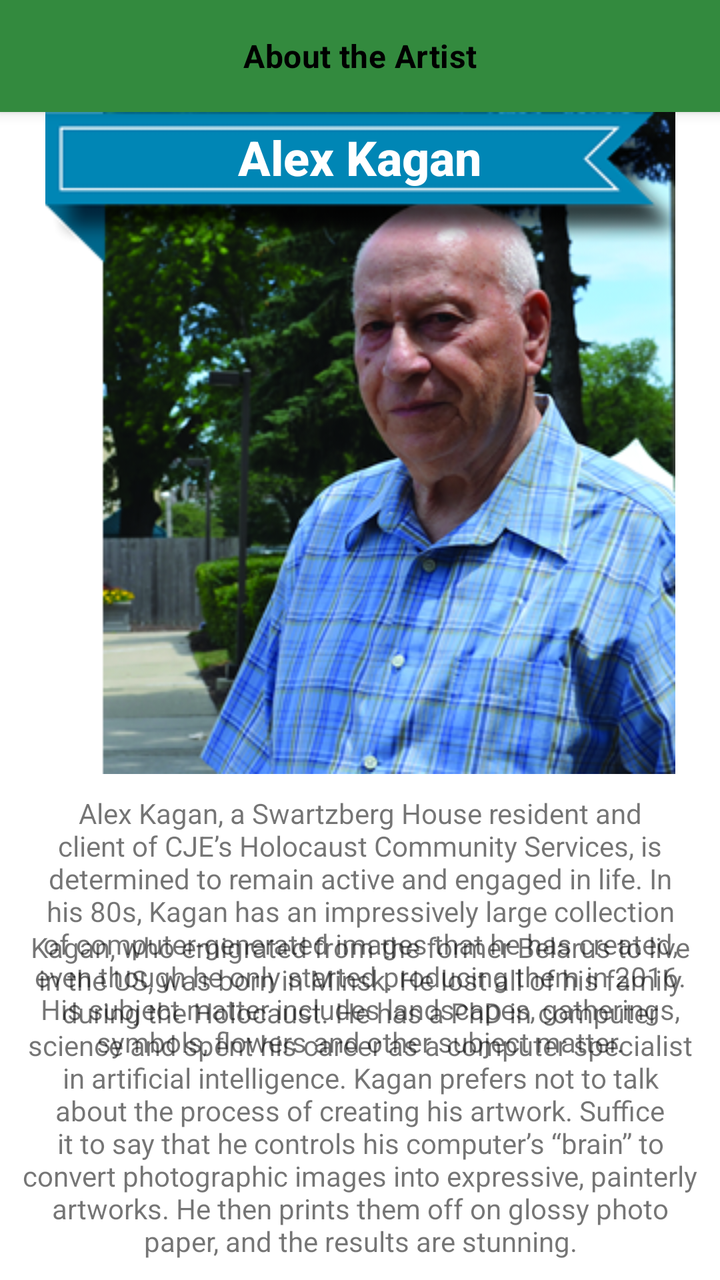
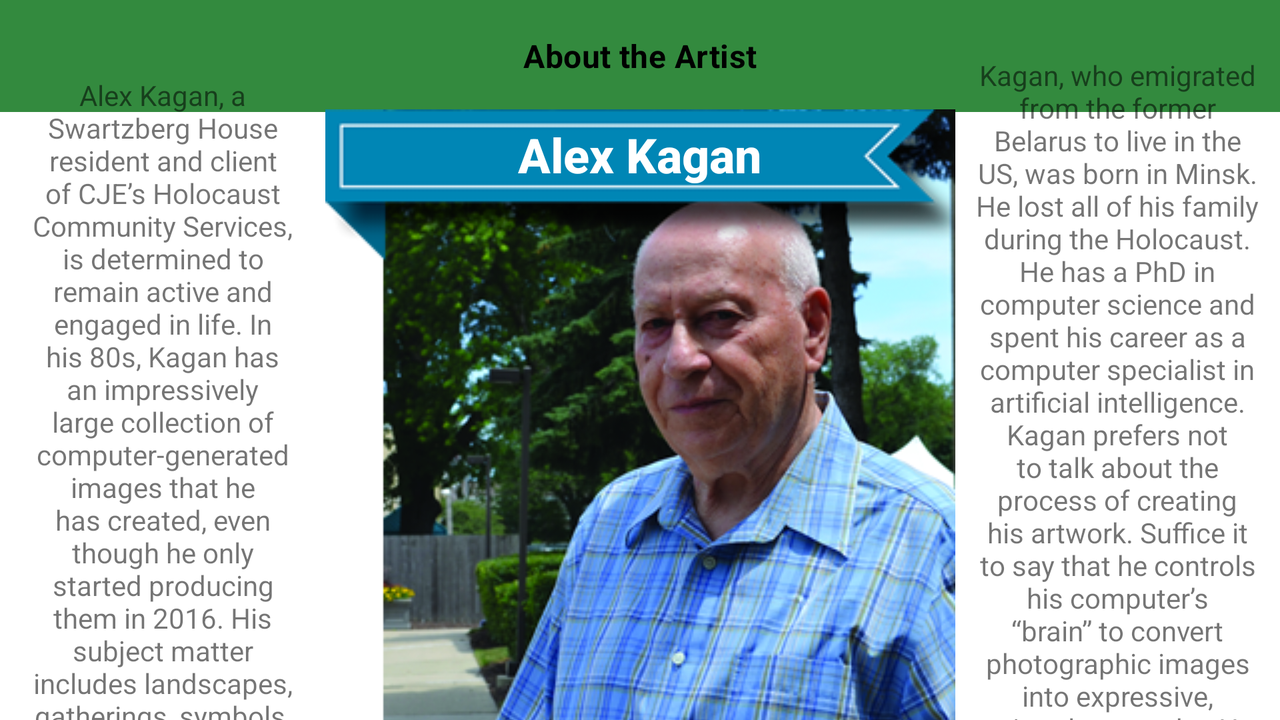

An Android layout and its configuration variant, each rendered on a device that would load it. The default file and the variant file are quoted in full after the pictures.
<!-- AndroidManifest.xml: application theme Theme.ArtGallery -->
<!-- res/layout/content_about.xml -->
<?xml version="1.0" encoding="utf-8"?>
<androidx.coordinatorlayout.widget.CoordinatorLayout xmlns:android="http://schemas.android.com/apk/res/android"
    xmlns:app="http://schemas.android.com/apk/res-auto"
    android:layout_width="match_parent"
    android:layout_height="match_parent">








    
    
    
    
    
    
    
    

<com.google.android.material.appbar.AppBarLayout
            xmlns:tools="http://schemas.android.com/tools"
            android:id="@+id/top_bar"
            android:layout_width="match_parent"
            android:layout_height="?actionBarSize"
            android:background="@color/secondaryDarkColor"
            android:gravity="center"
            app:layout_constraintStart_toStartOf="parent"
            app:layout_constraintTop_toTopOf="parent"
            >

            <TextView
                android:layout_width="match_parent"
                android:layout_height="wrap_content"
                android:gravity="center"
                android:text="@string/about_the_artist"
                android:textAppearance="@style/TextAppearance.MaterialComponents.Subtitle1"
                android:textColor="@color/secondaryTextColor"
                android:textStyle="bold" />
        </com.google.android.material.appbar.AppBarLayout>


    


    <include layout="@layout/main_include_content_about" />

</androidx.coordinatorlayout.widget.CoordinatorLayout>
<!-- res/layout/main_include_content_about.xml (included above) -->
<?xml version="1.0" encoding="utf-8"?>
<merge xmlns:tools="http://schemas.android.com/tools"
    xmlns:app="http://schemas.android.com/apk/res-auto"
    xmlns:android="http://schemas.android.com/apk/res/android"
    tools:showIn="@layout/content_about">

    <ImageView
        android:id="@+id/alex_kagan_imageview"
        android:layout_width="match_parent"
        android:layout_height="wrap_content"
        android:layout_gravity="bottom"
        android:src="@drawable/alex_kagan"
        app:layout_anchor="@id/top_bar"
        app:layout_anchorGravity="bottom"
        android:gravity="center_horizontal" />

    <TextView
        android:layout_width="match_parent"
        android:layout_height="45dp"
        android:layout_gravity="bottom"
        android:gravity="center"
        android:text="@string/alex_kagan_name"
        android:textAppearance="@style/TextAppearance.AppCompat.Body2"
        android:textColor="@color/defaultBackgroundColor"
        android:textSize="24sp"
        android:textStyle="bold"
        app:layout_anchor="@+id/top_bar"
        app:layout_anchorGravity="bottom" />


    <TextView
        android:layout_marginTop="?actionBarSize"
        android:layout_width="match_parent"
        android:layout_height="wrap_content"
        android:text="@string/paragraph1"
        app:layout_anchor="@id/alex_kagan_imageview"
        app:layout_anchorGravity="bottom"
        android:layout_gravity="bottom"
        android:id="@+id/paragraph1_textview"
        android:gravity="center_horizontal"

        android:padding="10dp" />

    <TextView
        android:layout_width="match_parent"
        android:layout_height="wrap_content"
        android:text="@string/paragraph2"
        app:layout_anchor="@id/paragraph1_textview"
        app:layout_anchorGravity="bottom"
        android:layout_gravity="bottom"
        android:gravity="center_horizontal"
        android:paddingHorizontal="10dp"
        android:paddingBottom="10dp">

    </TextView>
</merge>
<!-- resources referenced by this layout -->
<resources>
  <color name="defaultBackgroundColor">@color/cardview_light_background</color>
  <color name="secondaryDarkColor">#338a3e</color>
  <color name="secondaryTextColor">#000000</color>
  <!-- drawable alex_kagan: png bitmap (drawable, 582768 bytes) -->
  <string name="about_the_artist">About the Artist</string>
  <string name="alex_kagan_name">Alex Kagan</string>
  <string name="paragraph1">Alex Kagan, a Swartzberg House resident and client of CJE’s Holocaust Community Services, is
  determined to remain active and engaged in life. In his 80s, Kagan has an impressively large
  collection of computer-generated images that he has created, even though he only started producing
  them in 2016. His subject matter includes landscapes, gatherings, symbols, flowers and other subject
   matter.</string>
  <string name="paragraph2">Kagan, who emigrated from the former Belarus to live in the US, was born in Minsk. He lost all of
   his family during the Holocaust. He has a PhD in computer science and spent his career as a
   computer specialist in artificial intelligence. Kagan prefers not to talk about the process of
   creating his artwork. Suffice it to say that he controls his computer’s “brain” to convert
   photographic images into expressive, painterly artworks. He then prints them off on glossy photo
   paper, and the results are stunning.</string>
  <style name="Theme.ArtGallery" parent="Theme.MaterialComponents.DayNight.DarkActionBar">
          
          <item name="colorPrimary">@color/primaryColor</item>
          <item name="colorPrimaryVariant">@color/primaryDarkColor</item>
          <item name="colorOnPrimary">@color/primaryTextColor</item>
          
          <item name="colorSecondary">@color/secondaryColor</item>
          <item name="colorSecondaryVariant">@color/secondaryDarkColor</item>
          <item name="colorOnSecondary">@color/secondaryTextColor</item>
          
          <item name="android:statusBarColor" tools:targetApi="l">?attr/colorPrimaryVariant</item>
          
      </style>
  <color name="primaryColor">#9ccc65</color>
  <color name="primaryDarkColor">#6b9b37</color>
  <color name="primaryTextColor">#000000</color>
  <color name="secondaryColor">#66bb6a</color>
</resources>
<!-- res/layout-land/content_about.xml (the repository's variant of the layout above) -->
<!-- drawn on the phone turned sideways -->
<?xml version="1.0" encoding="utf-8"?>
<androidx.constraintlayout.widget.ConstraintLayout xmlns:android="http://schemas.android.com/apk/res/android"
    xmlns:app="http://schemas.android.com/apk/res-auto"
    xmlns:tools="http://schemas.android.com/tools"
    android:layout_width="match_parent"
    android:layout_height="match_parent"
    app:layout_behavior="@string/appbar_scrolling_view_behavior">

    <com.google.android.material.appbar.AppBarLayout xmlns:tools="http://schemas.android.com/tools"
        android:id="@+id/top_bar"
        android:layout_width="match_parent"
        android:layout_height="?actionBarSize"
        android:background="@color/secondaryDarkColor"
        android:gravity="center"
        app:layout_constraintStart_toStartOf="parent"
        app:layout_constraintTop_toTopOf="parent">

        <TextView
            android:layout_width="match_parent"
            android:layout_height="wrap_content"
            android:gravity="center"
            android:text="@string/about_the_artist"
            android:textAppearance="@style/TextAppearance.MaterialComponents.Subtitle1"
            android:textColor="@color/secondaryTextColor"
            android:textStyle="bold" />
    </com.google.android.material.appbar.AppBarLayout>


    <ImageView
        android:id="@+id/alex_kagan_imageview"
        android:layout_width="wrap_content"
        android:layout_height="wrap_content"
        android:layout_marginTop="24dp"
        android:gravity="center_horizontal"
        android:src="@drawable/alex_kagan"
        app:layout_anchorGravity="bottom"
        app:layout_constraintBottom_toBottomOf="parent"
        app:layout_constraintEnd_toEndOf="parent"
        app:layout_constraintStart_toStartOf="parent"
        app:layout_constraintTop_toBottomOf="@+id/top_bar" />

    <TextView
        android:id="@+id/textView"
        android:layout_width="0dp"
        android:layout_height="45dp"
        android:layout_gravity="top"
        android:gravity="center"
        android:text="@string/alex_kagan_name"
        android:textAppearance="@style/TextAppearance.AppCompat.Body2"
        android:textColor="@color/defaultBackgroundColor"
        android:textSize="24sp"
        android:textStyle="bold"
        app:layout_constraintTop_toTopOf="@id/alex_kagan_imageview"
        app:layout_constraintStart_toStartOf="parent"
        app:layout_constraintEnd_toEndOf="parent"
        />


    <TextView
        android:id="@+id/paragraph1_textview"
        android:layout_width="0dp"
        android:layout_height="wrap_content"
        android:layout_gravity="bottom"
        android:gravity="center_horizontal"
        android:padding="10dp"
        android:text="@string/paragraph1"
        app:layout_anchor="@id/alex_kagan_imageview"

        app:layout_anchorGravity="bottom"
        app:layout_constraintEnd_toStartOf="@id/alex_kagan_imageview"
        app:layout_constraintStart_toStartOf="parent"
        app:layout_constraintTop_toBottomOf="@id/top_bar"

        app:layout_constraintBottom_toBottomOf="parent" />

    <TextView
        android:layout_width="0dp"
        android:layout_height="wrap_content"
        android:layout_gravity="bottom"
        android:gravity="center_horizontal"
        android:paddingHorizontal="10dp"
        android:paddingBottom="10dp"
        android:text="@string/paragraph2"
        app:layout_anchor="@id/paragraph1_textview"
        app:layout_anchorGravity="bottom"
        app:layout_constraintStart_toEndOf="@id/alex_kagan_imageview"
        app:layout_constraintEnd_toEndOf="parent"
        app:layout_constraintTop_toBottomOf="@id/top_bar"

        app:layout_constraintBottom_toBottomOf="parent">

    </TextView>


    
</androidx.constraintlayout.widget.ConstraintLayout>
